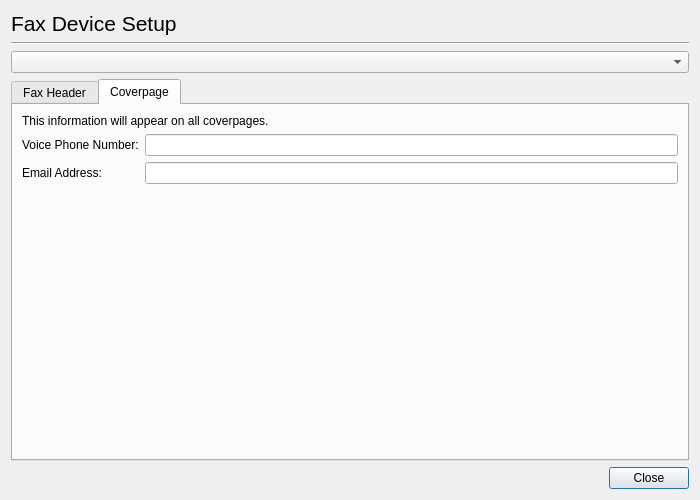
<ui version="4.0" >
 <class>Dialog</class>
 <widget class="QDialog" name="Dialog" >
  <property name="geometry" >
   <rect>
    <x>0</x>
    <y>0</y>
    <width>700</width>
    <height>500</height>
   </rect>
  </property>
  <property name="windowTitle" >
   <string>HP Device Manager - Fax Device Setup</string>
  </property>
  <layout class="QGridLayout" >
   <item row="0" column="0" >
    <widget class="QLabel" name="label" >
     <property name="font" >
      <font>
       <pointsize>16</pointsize>
      </font>
     </property>
     <property name="text" >
      <string>Fax Device Setup</string>
     </property>
    </widget>
   </item>
   <item row="1" column="0" colspan="3" >
    <widget class="Line" name="line" >
     <property name="orientation" >
      <enum>Qt::Horizontal</enum>
     </property>
    </widget>
   </item>
   <item row="2" column="0" colspan="3" >
    <widget class="DeviceUriComboBox" name="FaxComboBox" />
   </item>
   <item row="3" column="0" colspan="3" >
    <widget class="QTabWidget" name="tabWidget" >
     <property name="currentIndex" >
      <number>1</number>
     </property>
     <widget class="QWidget" name="tab" >
      <attribute name="title" >
       <string>Fax Header</string>
      </attribute>
      <layout class="QGridLayout" >
       <item row="0" column="0" colspan="2" >
        <widget class="QLabel" name="label_3" >
         <property name="text" >
          <string>This information will appear at the top of each fax you send.</string>
         </property>
        </widget>
       </item>
       <item row="1" column="0" >
        <widget class="QLabel" name="label_2" >
         <property name="text" >
          <string>Name and/or Company:</string>
         </property>
        </widget>
       </item>
       <item row="1" column="1" >
        <widget class="QLineEdit" name="NameCompanyLineEdit" />
       </item>
       <item row="2" column="0" >
        <widget class="QLabel" name="label_4" >
         <property name="text" >
          <string>Fax Number:</string>
         </property>
        </widget>
       </item>
       <item row="2" column="1" >
        <widget class="QLineEdit" name="FaxNumberLineEdit" />
       </item>
       <item row="3" column="1" >
        <spacer>
         <property name="orientation" >
          <enum>Qt::Vertical</enum>
         </property>
         <property name="sizeHint" >
          <size>
           <width>20</width>
           <height>40</height>
          </size>
         </property>
        </spacer>
       </item>
      </layout>
     </widget>
     <widget class="QWidget" name="tab_2" >
      <attribute name="title" >
       <string>Coverpage</string>
      </attribute>
      <layout class="QGridLayout" >
       <item row="0" column="0" colspan="2" >
        <widget class="QLabel" name="label_5" >
         <property name="text" >
          <string>This information will appear on all coverpages.</string>
         </property>
        </widget>
       </item>
       <item row="1" column="0" >
        <widget class="QLabel" name="label_6" >
         <property name="text" >
          <string>Voice Phone Number:</string>
         </property>
        </widget>
       </item>
       <item row="1" column="1" >
        <widget class="QLineEdit" name="VoiceNumberLineEdit" />
       </item>
       <item row="2" column="0" >
        <widget class="QLabel" name="label_7" >
         <property name="text" >
          <string>Email Address:</string>
         </property>
        </widget>
       </item>
       <item row="2" column="1" >
        <widget class="QLineEdit" name="EmailLineEdit" />
       </item>
       <item row="3" column="1" >
        <spacer>
         <property name="orientation" >
          <enum>Qt::Vertical</enum>
         </property>
         <property name="sizeHint" >
          <size>
           <width>20</width>
           <height>131</height>
          </size>
         </property>
        </spacer>
       </item>
      </layout>
     </widget>
    </widget>
   </item>
   <item row="4" column="0" >
    <spacer>
     <property name="orientation" >
      <enum>Qt::Horizontal</enum>
     </property>
     <property name="sizeHint" >
      <size>
       <width>371</width>
       <height>20</height>
      </size>
     </property>
    </spacer>
   </item>
   <item row="4" column="2" >
    <widget class="QPushButton" name="CancelButton" >
     <property name="text" >
      <string>Close</string>
     </property>
    </widget>
   </item>
  </layout>
 </widget>
 <customwidgets>
  <customwidget>
   <class>DeviceUriComboBox</class>
   <extends>QComboBox</extends>
   <header>deviceuricombobox.h</header>
  </customwidget>
 </customwidgets>
 <resources/>
 <connections/>
</ui>
